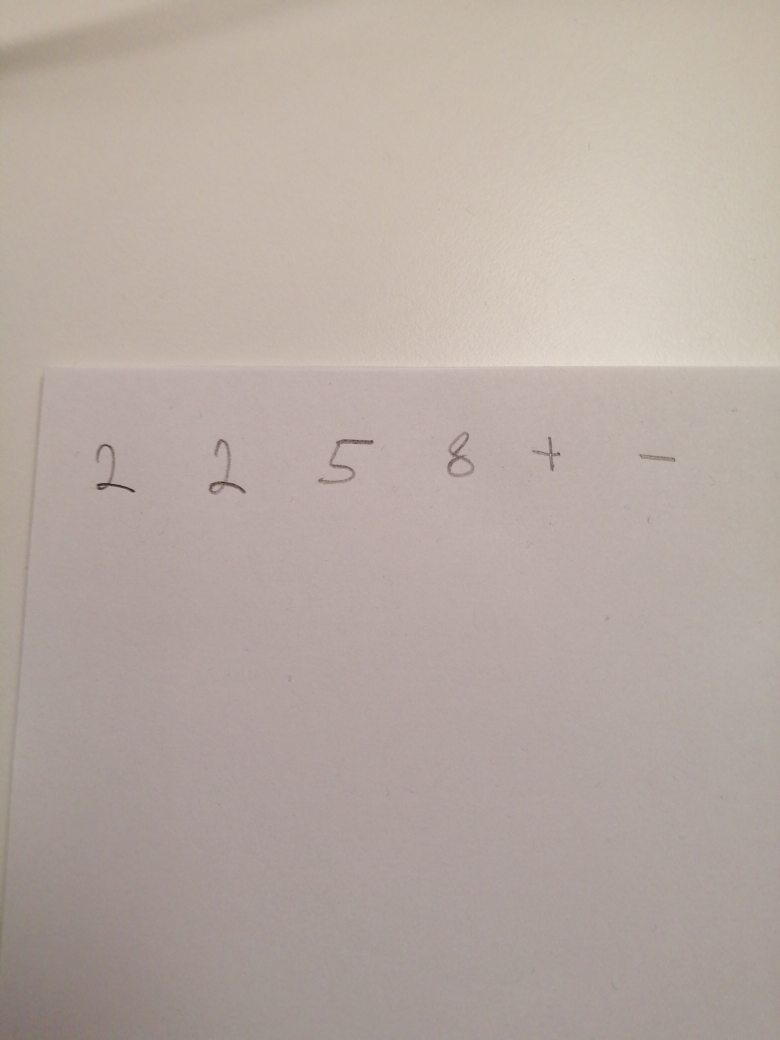
#> input picture data/test1.jpg, 3120 x 4160 px (shown at 1/4 size)
$ python -i detector.py   (imports and definitions only)
#> lines starting #> are read from the running program, lines starting #| are printed output that depends on the picture; after the words box and inside, x2 and y2 are one past the last pixel; in counts of white or black regions, pixels touching at a corner belong together
import cv2
from imutils import contours
import numpy as np


class Detector:
    """Class for detection and retrieval of contours on images
    Parameters:
        verbose (boolean): If true shows image and contours on display
        resize (boolean): If true image will be resized before contours search
        width (int): If resize is true, image width will be min(original_width, width)
        height (int): If resize is true, image height will be min(original_height, height)

    Returns:
        crop_list (np.array): numpy array of cropped images
        crop_coord (np.array): numpy array of cropped images coordinates

    Methods:
        detect(image_path): Method that searches for contours and returns them as stated
    """

    def __init__(self, verbose=False, resize=True, width=800, height=400):
        self.verbose = verbose
        self.resize = resize
        self.width = width
        self.height = height

    def detect(self, image_path):
        # read image from path
#> called with image_path = 'data/test1.jpg'
        image = cv2.imread(image_path)
#> image is the input picture: shape (4160, 3120, 3); mean B, G, R 162.5, 169.9, 182.5
        height, width, _ = image.shape
#> height = 4160; width = 3120
        if width > height:
            image = image_resize(image, width=min(width, self.width))
        else:
            image = image_resize(image, height=min(height, self.height))
#> in image_resize, `resized = cv2.resize(image, dim, interpolation=inter)`:
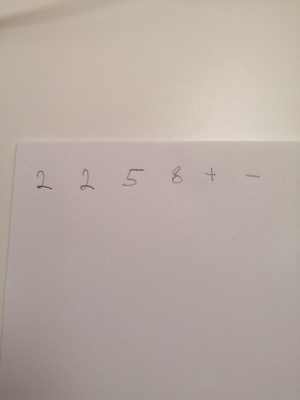
#> resized: shape (400, 300, 3); mean B, G, R 162.5, 169.9, 182.5
        height, width, _ = image.shape
#> height = 400; width = 300

        # turn image into gray-scale
        image_gray = cv2.cvtColor(image, cv2.COLOR_BGR2GRAY)

        # adaptive thresholding
        image_proc = cv2.adaptiveThreshold(image_gray, 255,
                                           cv2.ADAPTIVE_THRESH_GAUSSIAN_C, cv2.THRESH_BINARY_INV, 11, 20)
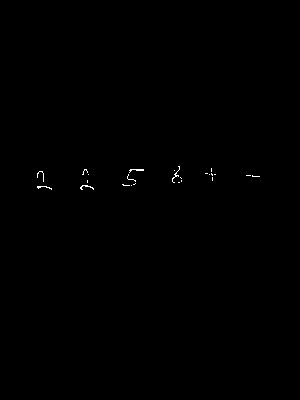
#> image_proc: shape (400, 300); 0.17% white in thin lines or dots, all inside (x1, y1, x2, y2) = (37, 166, 260, 190)

        # image dilation
        rect_kernel = cv2.getStructuringElement(cv2.MORPH_RECT, (int(max(height, width)/100), int(max(height, width)/100)))
        image_dil = cv2.dilate(image_proc, rect_kernel, iterations=1)
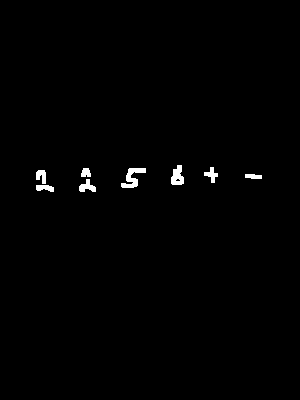
#> image_dil: shape (400, 300); 0.83% white; 8 white regions

        # find contours
        cnts, hierarchy = cv2.findContours(image_dil, cv2.RETR_EXTERNAL, cv2.CHAIN_APPROX_SIMPLE)
#> cnts = 8 contours; box (x1, y1, x2, y2) and area: (121, 168, 146, 188) 186, (171, 165, 184, 185) 161, (79, 179, 96, 192) 98, (204, 167, 218, 183) 80, (36, 170, 46, 184) 77, (36, 185, 54, 192) 73, (81, 168, 91, 177) 57, (245, 174, 262, 179) 52
        cnts, _ = contours.sort_contours(cnts, method="left-to-right")

        # save contours anc coordinates in lists
        crop_list = list()
        crop_coord = list()
        erode_kernel = np.ones(shape=(2, 2), dtype=np.uint8)

        coef = 0.003
        num = 0
        while num < len(cnts) / 1.2:
            num = 0
            coef /= 2
            for c in cnts:
                if cv2.contourArea(c) > coef * width * height:
                    num += 1
#> this loop made 3 passes
#> coef on passes 1 to 3: 0.0015, 0.00075, 0.000375
#> after the loop, coef = 0.000375

        for c in cnts:
            if cv2.contourArea(c) > coef * width * height:
                x, y, w, h = cv2.boundingRect(c)
                crop = image_proc[y:y + h, x:x + w]
                crop = image_fill(crop)
                crop = cv2.dilate(crop, erode_kernel, iterations=1)
                crop = cv2.erode(crop, erode_kernel, iterations=1)
                crop_list.append(crop)
                crop_coord.append([x, y, w, h])
                if self.verbose:
                    cv2.rectangle(image, (x, y), (x + w, y + h), (36, 255, 12), 2)
#> this loop made 8 passes
#> (x, y, i_w in image_fill, i_h in image_fill) on passes 1 to 8: (36, 185, 7, 18), (36, 170, 14, 10), (79, 179, 13, 17), (81, 168, 9, 10), (121, 168, 20, 25), (171, 165, 20, 13), (204, 167, 16, 14), (245, 174, 5, 17)
#> pass 1, in detect, `crop = image_fill(crop)`:
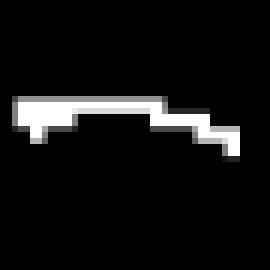
#> crop: shape (45, 45) (shown 6 times larger); min 0, max 255, mean 17.6
#> pass 1, in detect, `crop = cv2.dilate(crop, erode_kernel, iterations=1)`:
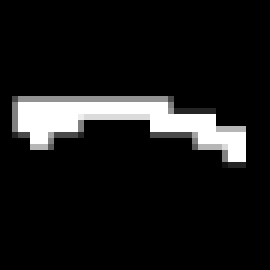
#> crop: shape (45, 45) (shown 6 times larger); min 0, max 255, mean 24.3
#> pass 1, in detect, `crop = cv2.erode(crop, erode_kernel, iterations=1)`:
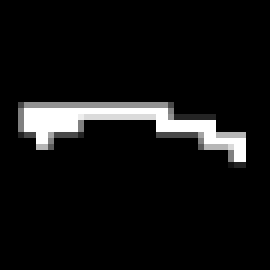
#> crop: shape (45, 45) (shown 6 times larger); min 0, max 255, mean 17.6
#> pass 2, in image_resize (call 3), `resized = cv2.resize(image, dim, interpolation=inter)`:
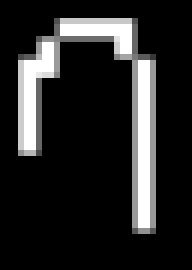
#> resized: shape (45, 32) (shown 6 times larger); min 0, max 255, mean 38.2
#> after the loop, crop_coord = [[36, 185, 18, 7], [36, 170, 10, 14], [79, 179, 17, 13], [81, 168, 10, 9], [121, 168, 25, 20], [171, 165, 13, 20], [204, 167, 14, 16], [245, 174, 17, 5]]; crop_list = 8 items

        if self.verbose:
            cv2.imshow("Threshold", image_proc)
            cv2.imshow("Image", image)
            cv2.waitKey(0)
        return np.array(crop_list), np.array(crop_coord)


def image_fill(image):
    i_w, i_h = image.shape
    if i_w > i_h:
        image = image_resize(image, height=45)
    else:
        image = image_resize(image, width=45)

    s = max(image.shape[0:2])
    f = np.zeros((s, s), np.uint8)
    # Getting the centering position
    ax, ay = (s - image.shape[1]) // 2, (s - image.shape[0]) // 2

    # Pasting the 'image' in a centering position
    f[ay:image.shape[0] + ay, ax:ax + image.shape[1]] = image
    return f


def image_resize(image, width=None, height=None, inter=cv2.INTER_AREA):
    # initialize the dimensions of the image to be resized and
    # grab the image size
    dim = None
    (h, w) = image.shape[:2]

    # if both the width and height are None, then return the
    # original image
    if width is None and height is None:
        return image

    # check to see if the width is None
    if width is None:
        # calculate the ratio of the height and construct the
        # dimensions
        r = height / float(h)
        dim = (int(w * r), height)

    # otherwise, the height is None
    else:
        # calculate the ratio of the width and construct the
        # dimensions
        r = width / float(w)
        dim = (width, int(h * r))

    # resize the image
    resized = cv2.resize(image, dim, interpolation=inter)

    # return the resized image
    return resized

>>> result = Detector().detect('data/test1.jpg')

$ run again, on data/test2.jpg
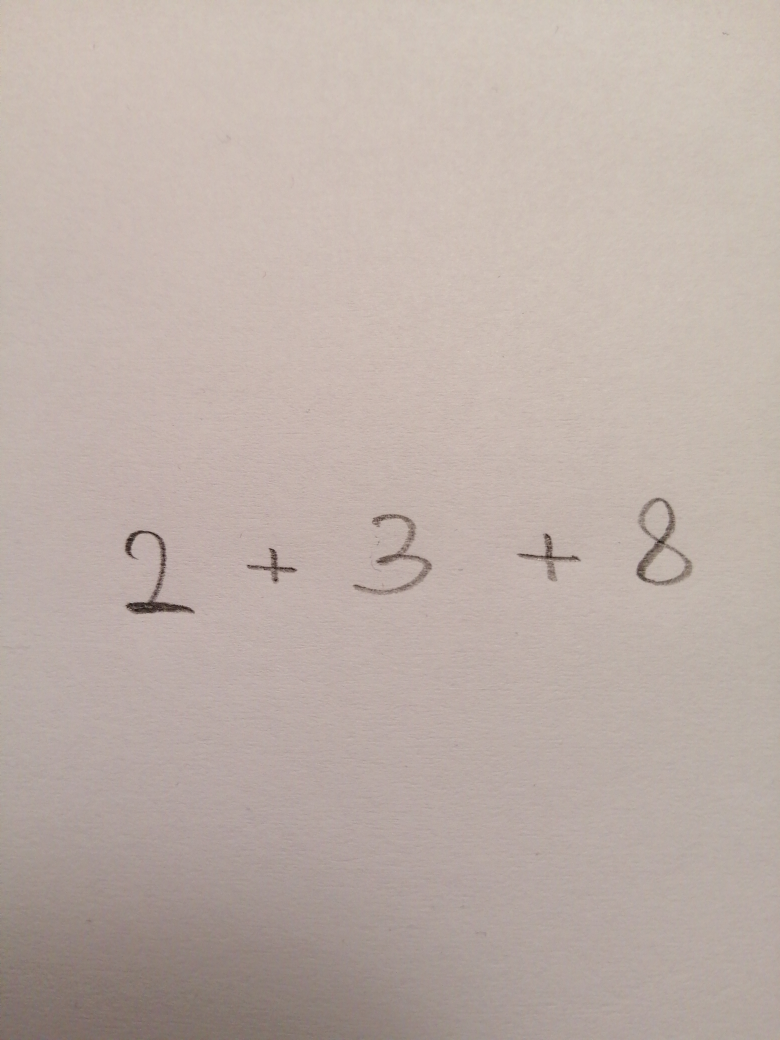
#> input picture data/test2.jpg, 3120 x 4160 px (shown at 1/4 size)
#> in detect, image is the input picture: shape (4160, 3120, 3); mean B, G, R 168.1, 175.1, 188.9
#> in detect, `image_proc = cv2.adaptiveThreshold(image_gray, 255, cv2.ADAPTIVE_THRES..`:
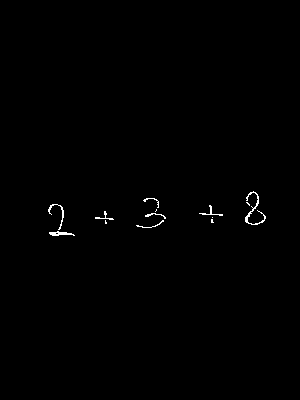
#> image_proc: shape (400, 300); 0.43% white in thin lines or dots, all inside (x1, y1, x2, y2) = (48, 191, 266, 236)
#> image_dil: shape (400, 300); 1.5% white; 5 white regions
#> cnts = 5 contours; box (x1, y1, x2, y2) and area: (244, 190, 268, 227) 560, (47, 203, 77, 238) 354, (135, 197, 168, 230) 352, (198, 204, 225, 225) 168, (94, 210, 116, 226) 132
#> the loop in detect, `while num < len(cnts) / 1.2:` made 2 passes
#> coef on passes 1 to 2: 0.0015, 0.00075
#> after the loop in detect, `while num < len(cnts) / 1.2:`: coef = 0.00075
#> the loop in detect, `for c in cnts:` made 5 passes
#> (x, y) on passes 1 to 5: (47, 203), (94, 210), (135, 197), (198, 204), (244, 190)
#> pass 1, in detect, `crop = cv2.dilate(crop, erode_kernel, iterations=1)`:
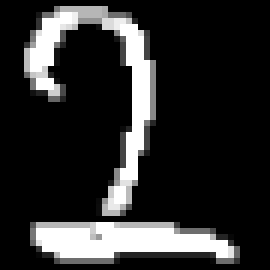
#> crop: shape (45, 45) (shown 6 times larger); min 0, max 255, mean 44.5
#> after the loop in detect, `for c in cnts:`: crop_coord = [[47, 203, 30, 35], [94, 210, 22, 16], [135, 197, 33, 33], [198, 204, 27, 21], [244, 190, 24, 37]]; crop_list = 5 items

$ run again, on data/test3.jpg
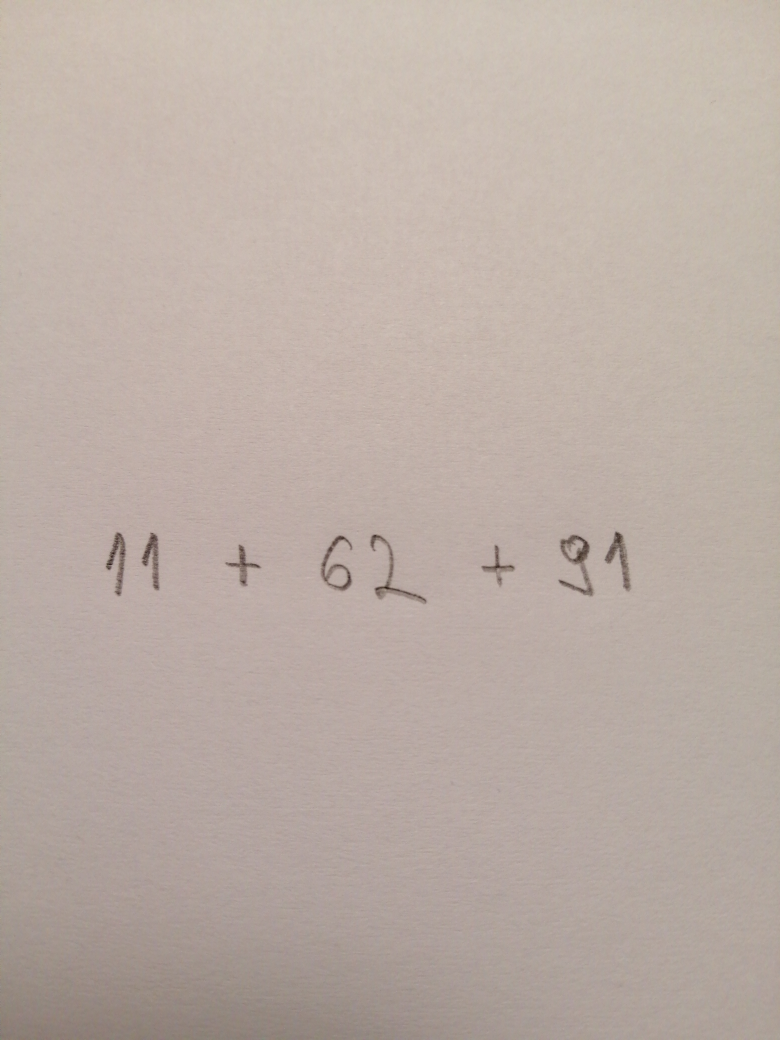
#> input picture data/test3.jpg, 3120 x 4160 px (shown at 1/4 size)
#> in detect, image is the input picture: shape (4160, 3120, 3); mean B, G, R 165.6, 173.5, 187.2
#> in detect, `image_proc = cv2.adaptiveThreshold(image_gray, 255, cv2.ADAPTIVE_THRES..`:
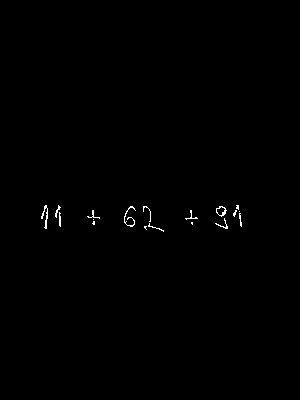
#> image_proc: shape (400, 300); 0.36% white in thin lines or dots, all inside (x1, y1, x2, y2) = (41, 205, 242, 232)
#> image_dil: shape (400, 300); 1.3% white; 8 white regions
#> cnts = 8 contours; box (x1, y1, x2, y2) and area: (214, 205, 230, 231) 239, (123, 205, 138, 229) 222, (142, 205, 166, 234) 202, (40, 204, 50, 231) 162, (232, 204, 244, 229) 144, (54, 204, 63, 229) 136, (86, 209, 102, 227) 115, (184, 209, 200, 227) 111
#> the loop in detect, `while num < len(cnts) / 1.2:` made 2 passes
#> coef on passes 1 to 2: 0.0015, 0.00075
#> after the loop in detect, `while num < len(cnts) / 1.2:`: coef = 0.00075
#> the loop in detect, `for c in cnts:` made 8 passes
#> (x, y) on passes 1 to 8: (40, 204), (54, 204), (86, 209), (123, 205), (142, 205), (184, 209), (214, 205), (232, 204)
#> pass 2, in detect, `crop = image_fill(crop)`:
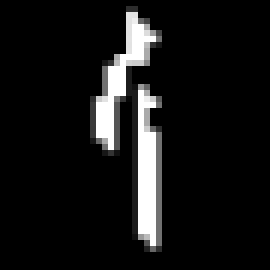
#> crop: shape (45, 45) (shown 6 times larger); min 0, max 255, mean 20.9
#> after the loop in detect, `for c in cnts:`: crop_coord = [[40, 204, 10, 27], [54, 204, 9, 25], [86, 209, 16, 18], [123, 205, 15, 24], [142, 205, 24, 29], [184, 209, 16, 18], [214, 205, 16, 26], [232, 204, 12, 25]]; crop_list = 8 items
